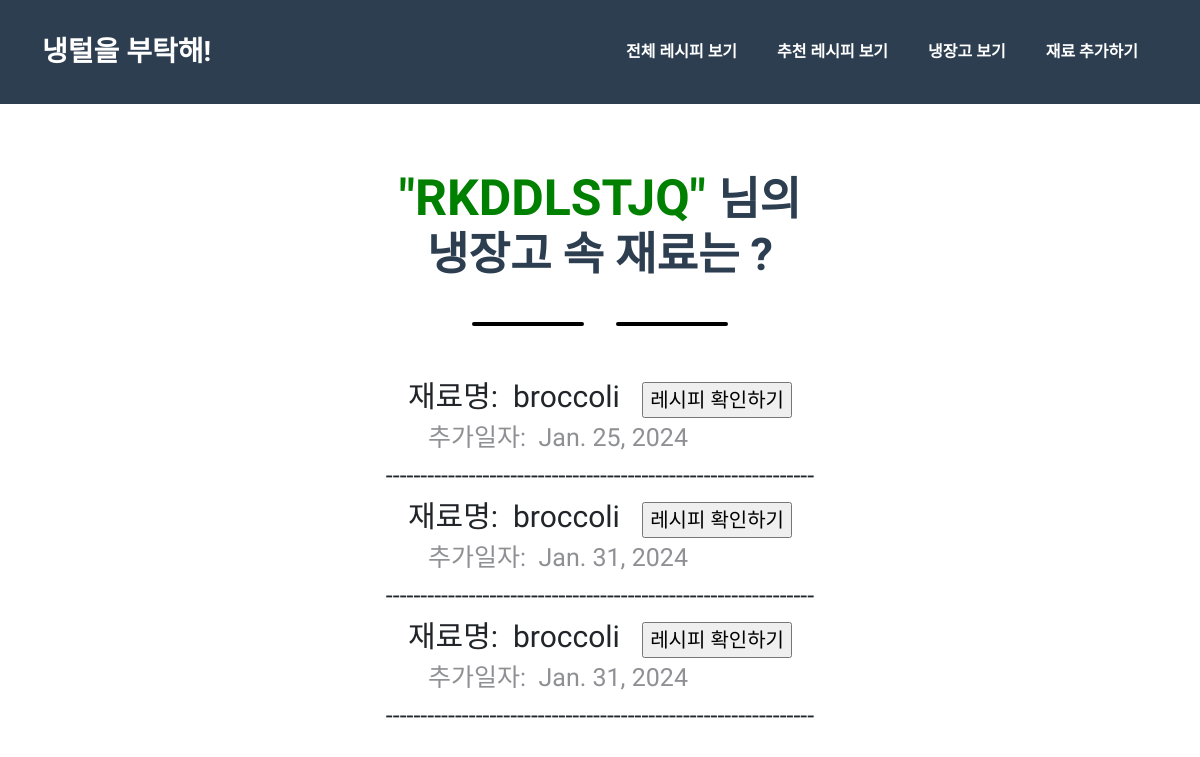
The app's page /refrigerator/fridge_save/ (signed in) with its own data.
### refrigerator/models.py (models this page shows, shortened)
class User(models.Model):
    user_id = models.CharField(max_length=100, unique=True, primary_key=True)
    user_pw = models.CharField(max_length=100)
    user_name = models.CharField(max_length=100)
    user_gender = models.CharField(max_length=20)
    def __str__(self):
        return self.user_id

class Refrigerator(models.Model):
    refri_user_id = models.ForeignKey("User", related_name="refri_user", on_delete=models.CASCADE, db_column="refri_user_id")
    ingre_id = models.AutoField(primary_key=True)
    main_ingre = models.CharField(max_length=100)
    expiration = models.DateField(default=timezone.now)

### refrigerator/views.py (the view)
# urls.py: path('fridge_save/', views.fridge_save, name='my_fridge'),
def fridge_save(request):
    if request.method == 'POST':
        fridge = Refrigerator()
        fridge.refri_user_id = User.objects.get(pk= request.session.get('user_id'))
        fridge.main_ingre = request.POST.get("food")
        fridge.expiration = datetime.today() #오늘날짜 받아오기
        fridge.save()
        user_id = fridge.refri_user_id
        saved_refri = Refrigerator.objects.filter(refri_user_id=fridge.refri_user_id)
        context = {
            'saved_refri' : saved_refri,
            'user_id' : user_id
        }
        return render(request, 'refrigerator/Infridge.html', context)
    else :
        fridge = Refrigerator()
        fridge.refri_user_id = User.objects.get(pk= request.session.get('user_id'))
        user_id = fridge.refri_user_id
        saved_refri = Refrigerator.objects.filter(refri_user_id=fridge.refri_user_id)
        context = {
            'saved_refri' : saved_refri,
            'user_id' : user_id
        }
        return render(request,'refrigerator/Infridge.html', context )

### refrigerator/templates/refrigerator/Infridge.html (shortened to what this page needs)
{% load static %}
<!DOCTYPE html>
<html lang="en">
    <head>
        <link href="{% static "css/styles.css" %}" rel="stylesheet" />
    </head>
    <body id="page-top">
        <nav class="navbar navbar-expand-lg bg-secondary text-uppercase fixed-top" id="mainNav">
            <div class="container">
                <a class="navbar-brand" href="/refrigerator/main_page/">냉털을 부탁해!</a>
                <div class="collapse navbar-collapse" id="navbarResponsive">
                    <ul class="navbar-nav ms-auto">
                        <li class="nav-item mx-0 mx-lg-1"><a class="nav-link py-3 px-0 px-lg-3 rounded" href="/refrigerator/total_recipe" >전체 레시피 보기</a></li>
                        <li class="nav-item mx-0 mx-lg-1"><a class="nav-link py-3 px-0 px-lg-3 rounded" href="/refrigerator/my_rec/">추천 레시피 보기</a></li>
                        <li class="nav-item mx-0 mx-lg-1"><a class="nav-link py-3 px-0 px-lg-3 rounded" href="/refrigerator/fridge_save">냉장고 보기</a></li>
                        <li class="nav-item mx-0 mx-lg-1"><a class="nav-link py-3 px-0 px-lg-3 rounded" href="/refrigerator/image_upload">재료 추가하기</a></li>
                   </ul>
                </div>
            </div>
        </nav>
    <body>
        <br><br><br><br><br><br><br>
        <div class="container">
        <h2 class="page-section-heading text-center text-uppercase text-secondary mb-0" style="font-size:45px;">
            <span style="color: green; font-size: 50px;">
         "{{ user_id }}" </span> 님의 <br>냉장고 속 재료는 ? </h2>
         <div class="divider-custom" >
            <div class="divider-custom divider-light">
                <div class="divider-custom-line"></div>
                <div class="divider-custom-line"></div>
            </div>
         </div>
        </div>
            {% for rec in saved_refri %}
                <div style="text-align:center; font-size: 30px;">
                <form action = "/refrigerator/total_recipe/{{ rec.main_ingre }}">
                <span font-size=30px;> 재료명:&nbsp; {{ rec.main_ingre }}&nbsp;&nbsp;
                <input style="text-align: center; font-size: 20px;" type="submit" value="레시피 확인하기"> </form></span></div>
                <div style="text-align:center; font-size: 25px;"">
                <span style="color:#1f212780; margin-right:7%">추가일자:&nbsp; {{rec.expiration}} </span><br>
                    --------------------------------------------------------------<br>
        {% endfor %}
        </div>
    </body>
</html>

### refrigerator/templates/refrigerator/Infridge.html (style rules this page uses)
* { font-family: 'Do Hyeon', sans-serif; }

### records on screen
User: user_id "RKDDLSTJQ"
Refrigerator: main_ingre "broccoli", expiration "Jan. 25, 2024"
Refrigerator: main_ingre "broccoli", expiration "Jan. 31, 2024"
Refrigerator: main_ingre "broccoli", expiration "Jan. 31, 2024"
